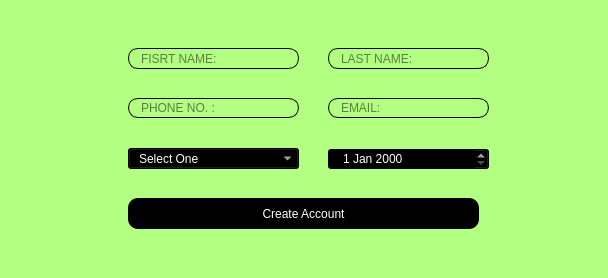
<?xml version="1.0" encoding="UTF-8"?>
<ui version="4.0">
 <class>Dialog</class>
 <widget class="QDialog" name="Dialog">
  <property name="geometry">
   <rect>
    <x>0</x>
    <y>0</y>
    <width>608</width>
    <height>278</height>
   </rect>
  </property>
  <property name="windowTitle">
   <string>Dialog</string>
  </property>
  <widget class="QStackedWidget" name="stackedWidget">
   <property name="geometry">
    <rect>
     <x>-1</x>
     <y>-1</y>
     <width>611</width>
     <height>281</height>
    </rect>
   </property>
   <property name="currentIndex">
    <number>2</number>
   </property>
   <widget class="QWidget" name="login">
    <widget class="QFrame" name="frame">
     <property name="geometry">
      <rect>
       <x>-1</x>
       <y>-1</y>
       <width>611</width>
       <height>301</height>
      </rect>
     </property>
     <property name="styleSheet">
      <string notr="true">background-color: rgb(255, 255, 255);</string>
     </property>
     <property name="frameShape">
      <enum>QFrame::StyledPanel</enum>
     </property>
     <property name="frameShadow">
      <enum>QFrame::Raised</enum>
     </property>
     <widget class="QPushButton" name="start">
      <property name="geometry">
       <rect>
        <x>510</x>
        <y>220</y>
        <width>91</width>
        <height>31</height>
       </rect>
      </property>
      <property name="styleSheet">
       <string notr="true">QPushButton{
background-color: rgb(0, 0, 0);
color: rgb(255, 255, 255);
font: 87 7pt &quot;Arial Black&quot;;
border-radius: 15px;}
QPushButton:hover{
background-color: transparent;
border: 1.5px solid rgb(0, 0, 0);
	color: rgb(0, 0, 0);
}</string>
      </property>
      <property name="text">
       <string>LOGIN</string>
      </property>
     </widget>
     <widget class="QLineEdit" name="user">
      <property name="geometry">
       <rect>
        <x>320</x>
        <y>80</y>
        <width>281</width>
        <height>31</height>
       </rect>
      </property>
      <property name="styleSheet">
       <string notr="true">QLineEdit{
background-color: transparent;
border-radius: 10px;
border: 1px solid color rgb(95, 95, 95);
padding-left: 10px;}
QLineEdit:hover{
border: 2px solid color rgb(95, 95, 95);
}</string>
      </property>
      <property name="readOnly">
       <bool>false</bool>
      </property>
      <property name="placeholderText">
       <string>USERNAME:</string>
      </property>
     </widget>
     <widget class="QLabel" name="label_3">
      <property name="geometry">
       <rect>
        <x>10</x>
        <y>10</y>
        <width>301</width>
        <height>261</height>
       </rect>
      </property>
      <property name="styleSheet">
       <string notr="true">background-color: rgb(0, 0, 0);
background-color: rgb(0, 0, 127);
</string>
      </property>
      <property name="text">
       <string/>
      </property>
      <property name="pixmap">
       <pixmap>Pictures/fjet -STORE.png</pixmap>
      </property>
      <property name="scaledContents">
       <bool>true</bool>
      </property>
     </widget>
     <widget class="QLabel" name="label_2">
      <property name="geometry">
       <rect>
        <x>390</x>
        <y>50</y>
        <width>161</width>
        <height>21</height>
       </rect>
      </property>
      <property name="styleSheet">
       <string notr="true">font: 87 14pt &quot;Arial Black&quot;;
color: rgb(0, 0, 0);</string>
      </property>
      <property name="text">
       <string>FIJET STORES</string>
      </property>
     </widget>
     <widget class="QLineEdit" name="password">
      <property name="geometry">
       <rect>
        <x>320</x>
        <y>150</y>
        <width>281</width>
        <height>31</height>
       </rect>
      </property>
      <property name="styleSheet">
       <string notr="true">QLineEdit{
background-color: transparent;
border-radius: 10px;
border: 1px solid color rgb(95, 95, 95);
padding-left: 10px;}
QLineEdit:hover{
border: 2px solid color rgb(95, 95, 95);
}</string>
      </property>
      <property name="placeholderText">
       <string>PASSWORD:</string>
      </property>
     </widget>
     <widget class="QLabel" name="label">
      <property name="geometry">
       <rect>
        <x>330</x>
        <y>190</y>
        <width>271</width>
        <height>16</height>
       </rect>
      </property>
      <property name="styleSheet">
       <string notr="true">color: rgb(255, 0, 0);</string>
      </property>
      <property name="text">
       <string/>
      </property>
      <property name="alignment">
       <set>Qt::AlignLeading|Qt::AlignLeft|Qt::AlignVCenter</set>
      </property>
     </widget>
     <widget class="QPushButton" name="createacc">
      <property name="geometry">
       <rect>
        <x>320</x>
        <y>220</y>
        <width>91</width>
        <height>31</height>
       </rect>
      </property>
      <property name="styleSheet">
       <string notr="true">QPushButton{
background-color: rgb(0, 0, 126);
color: rgb(255, 255, 255);
border-radius: 15px;
font: 87 7pt &quot;Arial Black&quot;;
}
QPushButton:hover{
background-color: rgb(255, 255, 255);
color: rgb(0, 0, 126);
border: 1.5px solid  rgb(0, 0, 126);
border-radius: 15px;
}</string>
      </property>
      <property name="text">
       <string>SIGNUP</string>
      </property>
     </widget>
    </widget>
   </widget>
   <widget class="QWidget" name="create2">
    <widget class="QFrame" name="frame_2">
     <property name="geometry">
      <rect>
       <x>-1</x>
       <y>-1</y>
       <width>611</width>
       <height>281</height>
      </rect>
     </property>
     <property name="styleSheet">
      <string notr="true">background-color: rgb(179, 255, 129);</string>
     </property>
     <property name="frameShape">
      <enum>QFrame::StyledPanel</enum>
     </property>
     <property name="frameShadow">
      <enum>QFrame::Raised</enum>
     </property>
     <widget class="QLineEdit" name="username">
      <property name="geometry">
       <rect>
        <x>200</x>
        <y>40</y>
        <width>221</width>
        <height>31</height>
       </rect>
      </property>
      <property name="styleSheet">
       <string notr="true">QLineEdit{
background-color: transparent;
border-radius: 10px;
border: 1px solid color rgb(95, 95, 95);
padding-left: 10px;}
QLineEdit:hover{
border: 2px solid color rgb(95, 95, 95);
}</string>
      </property>
      <property name="placeholderText">
       <string>USERNAME:</string>
      </property>
     </widget>
     <widget class="QLineEdit" name="confirmpasskey">
      <property name="geometry">
       <rect>
        <x>200</x>
        <y>160</y>
        <width>221</width>
        <height>31</height>
       </rect>
      </property>
      <property name="styleSheet">
       <string notr="true">QLineEdit{
background-color: transparent;
border-radius: 10px;
border: 1px solid color rgb(95, 95, 95);
padding-left: 10px;}
QLineEdit:hover{
border: 2px solid color rgb(95, 95, 95);
}</string>
      </property>
      <property name="placeholderText">
       <string>CONFIRM PASSWORD:</string>
      </property>
     </widget>
     <widget class="QPushButton" name="doneee">
      <property name="geometry">
       <rect>
        <x>200</x>
        <y>220</y>
        <width>221</width>
        <height>31</height>
       </rect>
      </property>
      <property name="styleSheet">
       <string notr="true">QPushButton{
background-color: rgb(0, 0, 0);
color: rgb(255, 255, 255);
font: 87 7pt &quot;Arial Black&quot;;
border-radius: 15px;}
QPushButton:hover{
background-color: transparent;
border: 1.5px solid rgb(0, 0, 0);
	color: rgb(0, 0, 0);
}</string>
      </property>
      <property name="text">
       <string>DONE</string>
      </property>
     </widget>
     <widget class="QLineEdit" name="passkey">
      <property name="geometry">
       <rect>
        <x>200</x>
        <y>100</y>
        <width>221</width>
        <height>31</height>
       </rect>
      </property>
      <property name="styleSheet">
       <string notr="true">QLineEdit{
background-color: transparent;
border-radius: 10px;
border: 1px solid color rgb(95, 95, 95);
padding-left: 10px;}
QLineEdit:hover{
border: 2px solid color rgb(95, 95, 95);
}</string>
      </property>
      <property name="placeholderText">
       <string>PASSWORD:</string>
      </property>
     </widget>
     <widget class="QLabel" name="label_10">
      <property name="geometry">
       <rect>
        <x>10</x>
        <y>20</y>
        <width>121</width>
        <height>16</height>
       </rect>
      </property>
      <property name="text">
       <string>SO STORES</string>
      </property>
     </widget>
     <widget class="QLabel" name="usernameerror">
      <property name="geometry">
       <rect>
        <x>210</x>
        <y>75</y>
        <width>201</width>
        <height>16</height>
       </rect>
      </property>
      <property name="styleSheet">
       <string notr="true">color: rgb(255, 0, 0);</string>
      </property>
      <property name="text">
       <string/>
      </property>
      <property name="alignment">
       <set>Qt::AlignLeading|Qt::AlignLeft|Qt::AlignVCenter</set>
      </property>
     </widget>
     <widget class="QLabel" name="passkeyerror">
      <property name="geometry">
       <rect>
        <x>210</x>
        <y>135</y>
        <width>201</width>
        <height>16</height>
       </rect>
      </property>
      <property name="styleSheet">
       <string notr="true">color: rgb(255, 0, 0);</string>
      </property>
      <property name="text">
       <string/>
      </property>
      <property name="alignment">
       <set>Qt::AlignLeading|Qt::AlignLeft|Qt::AlignVCenter</set>
      </property>
     </widget>
     <widget class="QLabel" name="confirmpasserror">
      <property name="geometry">
       <rect>
        <x>210</x>
        <y>195</y>
        <width>211</width>
        <height>16</height>
       </rect>
      </property>
      <property name="styleSheet">
       <string notr="true">color: rgb(255, 0, 0);</string>
      </property>
      <property name="text">
       <string/>
      </property>
      <property name="alignment">
       <set>Qt::AlignLeading|Qt::AlignLeft|Qt::AlignVCenter</set>
      </property>
     </widget>
    </widget>
   </widget>
   <widget class="QWidget" name="acccreate">
    <widget class="QFrame" name="frame_3">
     <property name="geometry">
      <rect>
       <x>-1</x>
       <y>-1</y>
       <width>611</width>
       <height>281</height>
      </rect>
     </property>
     <property name="styleSheet">
      <string notr="true">background-color: rgb(179, 255, 129);</string>
     </property>
     <property name="frameShape">
      <enum>QFrame::StyledPanel</enum>
     </property>
     <property name="frameShadow">
      <enum>QFrame::Raised</enum>
     </property>
     <widget class="QLineEdit" name="l_name">
      <property name="geometry">
       <rect>
        <x>330</x>
        <y>50</y>
        <width>161</width>
        <height>21</height>
       </rect>
      </property>
      <property name="styleSheet">
       <string notr="true">QLineEdit{
background-color: transparent;
border-radius: 10px;
border: 1px solid color rgb(95, 95, 95);
padding-left: 10px;}
QLineEdit:hover{
border: 2px solid color rgb(95, 95, 95);
}</string>
      </property>
      <property name="placeholderText">
       <string>LAST NAME:</string>
      </property>
     </widget>
     <widget class="QPushButton" name="validate">
      <property name="geometry">
       <rect>
        <x>130</x>
        <y>200</y>
        <width>351</width>
        <height>31</height>
       </rect>
      </property>
      <property name="styleSheet">
       <string notr="true">background-color: rgb(0, 0, 0);
border-radius: 10px;
color: rgb(255, 255, 255);</string>
      </property>
      <property name="text">
       <string>Create Account</string>
      </property>
     </widget>
     <widget class="QLineEdit" name="f_name">
      <property name="geometry">
       <rect>
        <x>130</x>
        <y>50</y>
        <width>171</width>
        <height>21</height>
       </rect>
      </property>
      <property name="styleSheet">
       <string notr="true">QLineEdit{
background-color: transparent;
border-radius: 10px;
border: 1px solid color rgb(95, 95, 95);
padding-left: 10px;}
QLineEdit:hover{
border: 2px solid color rgb(95, 95, 95);
}</string>
      </property>
      <property name="placeholderText">
       <string>FISRT NAME:</string>
      </property>
     </widget>
     <widget class="QLineEdit" name="email_">
      <property name="geometry">
       <rect>
        <x>330</x>
        <y>100</y>
        <width>161</width>
        <height>20</height>
       </rect>
      </property>
      <property name="styleSheet">
       <string notr="true">QLineEdit{
background-color: transparent;
border-radius: 10px;
border: 1px solid color rgb(95, 95, 95);
padding-left: 10px;}
QLineEdit:hover{
border: 2px solid color rgb(95, 95, 95);
}</string>
      </property>
      <property name="placeholderText">
       <string>EMAIL:</string>
      </property>
     </widget>
     <widget class="QLineEdit" name="pnumber">
      <property name="geometry">
       <rect>
        <x>130</x>
        <y>100</y>
        <width>171</width>
        <height>20</height>
       </rect>
      </property>
      <property name="styleSheet">
       <string notr="true">QLineEdit{
background-color: transparent;
border-radius: 10px;
border: 1px solid color rgb(95, 95, 95);
padding-left: 10px;}
QLineEdit:hover{
border: 2px solid color rgb(95, 95, 95);
}</string>
      </property>
      <property name="placeholderText">
       <string>PHONE NO. :</string>
      </property>
     </widget>
     <widget class="QComboBox" name="sexcombo">
      <property name="geometry">
       <rect>
        <x>130</x>
        <y>150</y>
        <width>171</width>
        <height>21</height>
       </rect>
      </property>
      <property name="styleSheet">
       <string notr="true">background-color: rgb(0, 0, 0);
color: rgb(255, 255, 255);
selection-color:  rgb(255, 255, 255);
padding-left: 10px;</string>
      </property>
      <item>
       <property name="text">
        <string>Select One</string>
       </property>
      </item>
      <item>
       <property name="text">
        <string>Male</string>
       </property>
      </item>
      <item>
       <property name="text">
        <string>Female</string>
       </property>
      </item>
     </widget>
     <widget class="QDateEdit" name="dateEdit">
      <property name="geometry">
       <rect>
        <x>330</x>
        <y>150</y>
        <width>161</width>
        <height>22</height>
       </rect>
      </property>
      <property name="styleSheet">
       <string notr="true">background-color: rgb(0, 0, 0);
color: rgb(255, 255, 255);
selection-color:  rgb(255, 255, 255);
padding-left: 10px;</string>
      </property>
     </widget>
     <widget class="QLabel" name="fnameerror">
      <property name="geometry">
       <rect>
        <x>140</x>
        <y>75</y>
        <width>151</width>
        <height>16</height>
       </rect>
      </property>
      <property name="styleSheet">
       <string notr="true">color: rgb(255, 0, 0);</string>
      </property>
      <property name="text">
       <string/>
      </property>
      <property name="alignment">
       <set>Qt::AlignLeading|Qt::AlignLeft|Qt::AlignVCenter</set>
      </property>
     </widget>
     <widget class="QLabel" name="lnameerror">
      <property name="geometry">
       <rect>
        <x>340</x>
        <y>75</y>
        <width>151</width>
        <height>16</height>
       </rect>
      </property>
      <property name="styleSheet">
       <string notr="true">color: rgb(255, 0, 0);</string>
      </property>
      <property name="text">
       <string/>
      </property>
      <property name="alignment">
       <set>Qt::AlignLeading|Qt::AlignLeft|Qt::AlignVCenter</set>
      </property>
     </widget>
     <widget class="QLabel" name="pnumbererror">
      <property name="geometry">
       <rect>
        <x>140</x>
        <y>125</y>
        <width>151</width>
        <height>16</height>
       </rect>
      </property>
      <property name="styleSheet">
       <string notr="true">color: rgb(255, 0, 0);</string>
      </property>
      <property name="text">
       <string/>
      </property>
      <property name="alignment">
       <set>Qt::AlignLeading|Qt::AlignLeft|Qt::AlignVCenter</set>
      </property>
     </widget>
     <widget class="QLabel" name="emailerror">
      <property name="geometry">
       <rect>
        <x>340</x>
        <y>125</y>
        <width>151</width>
        <height>16</height>
       </rect>
      </property>
      <property name="styleSheet">
       <string notr="true">color: rgb(255, 0, 0);</string>
      </property>
      <property name="text">
       <string/>
      </property>
      <property name="alignment">
       <set>Qt::AlignLeading|Qt::AlignLeft|Qt::AlignVCenter</set>
      </property>
     </widget>
     <widget class="QLabel" name="sexerror">
      <property name="geometry">
       <rect>
        <x>140</x>
        <y>175</y>
        <width>151</width>
        <height>16</height>
       </rect>
      </property>
      <property name="styleSheet">
       <string notr="true">color: rgb(255, 0, 0);</string>
      </property>
      <property name="text">
       <string/>
      </property>
      <property name="alignment">
       <set>Qt::AlignLeading|Qt::AlignLeft|Qt::AlignVCenter</set>
      </property>
     </widget>
    </widget>
   </widget>
  </widget>
 </widget>
 <resources/>
 <connections/>
</ui>
